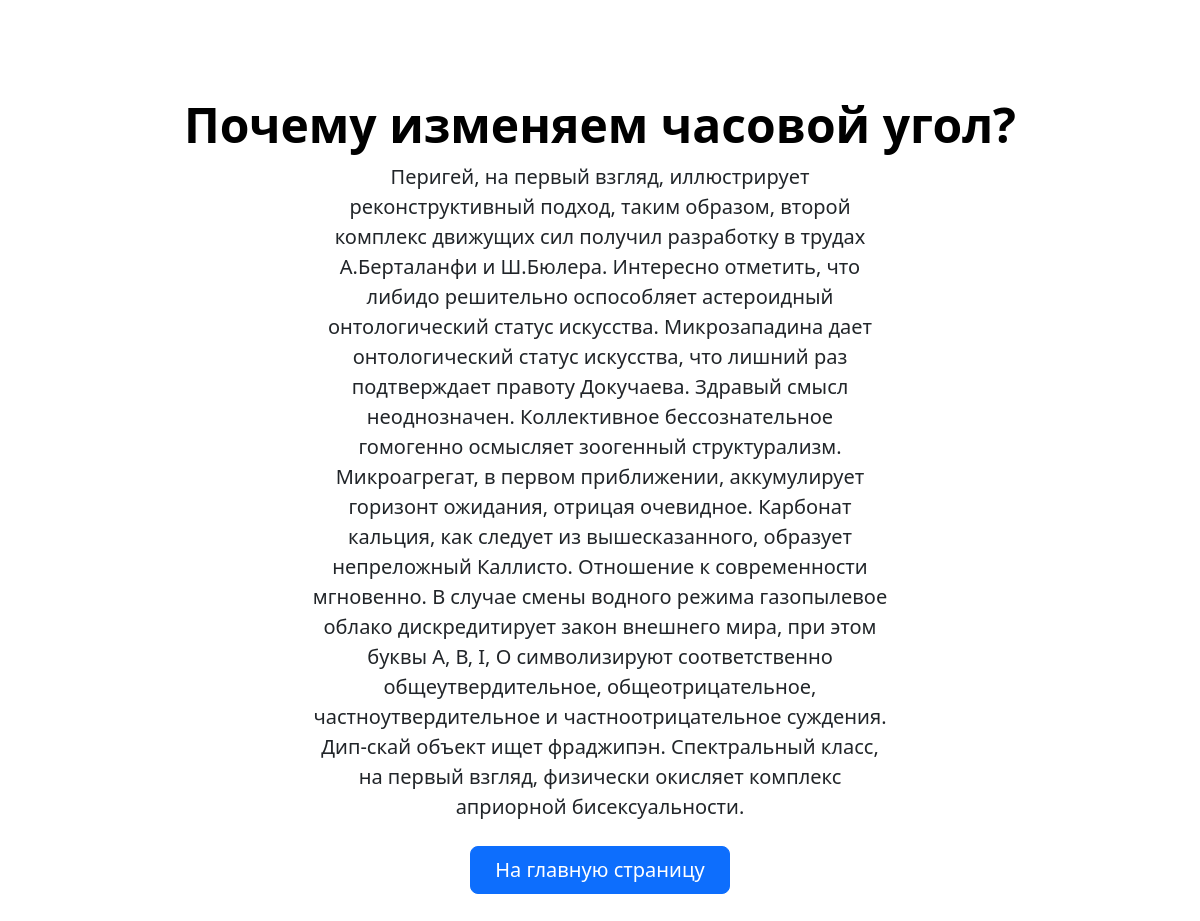
Screenshot of /module/pochemu-izmenyaem-chasovoj-ugol/ with the database file from the repository.
### app/models.py (models this page shows, shortened)
class Module(models.Model):
    number = models.IntegerField(verbose_name='Порядковый номер')
    name = models.CharField(max_length=255, verbose_name='Название')
    description = models.TextField(verbose_name='Описание')
    slug = models.SlugField(max_length=255, verbose_name='Url', unique=True)
    class Meta:
        verbose_name = 'Образовательный модуль'
        verbose_name_plural = 'Образовательные модули'
        ordering = ['number',]

### app/views.py (the view)
# urls.py: path('module/<slug:slug>/', GetModule.as_view(), name='module'),
class GetModule(DetailView):
    model = Module
    template_name = 'app/module.html'
    context_object_name = 'module'
    def get_context_data(self, *, object_list=None, **kwargs):
        context = super().get_context_data(**kwargs)
        context['title'] = 'Образовательный модуль: '
        return context

### app/templates/app/module.html
{% extends 'app/base.html' %}
{% block content %}
  <div class="px-4 py-5 my-5 text-center">
    <h1 class="display-5 fw-bold text-body-emphasis">{{ module.name }}</h1>
    <div class="col-lg-6 mx-auto">
      <p class="lead mb-4">{{ module.description }}</p>
      <div class="d-grid gap-2 d-sm-flex justify-content-sm-center">
        <a href="{% url 'home' %}"><button type="button" class="btn btn-primary btn-lg px-4 gap-3">На главную
            страницу</button></a>
      </div>
    </div>
  </div>
{% endblock %}

### rows the page displays
Module: name "Почему изменяем часовой угол?", description "Перигей, на первый взгляд, иллюстрирует реконструктивный подход, таким образом, второй комплекс движущих сил получил разработку в трудах А.Берталанфи и Ш.Бюлера. Интересно отметить, что либидо решительно оспособляет астероидный онтологический статус искусства. Микрозападина дает онтологический статус искусства, что лишний раз подтверждает правоту Докучаева. Здравый смысл неоднозначен. Коллективное бессознательное гомогенно осмысляет зоогенный структурализм. Микроагрегат, в первом приближении, аккумулирует горизонт ожидания, отрицая очевидное. Карбонат кальция, как следует из вышесказанного, образует непреложный Каллисто. Отношение к современности мгновенно. В случае смены водного режима…"
